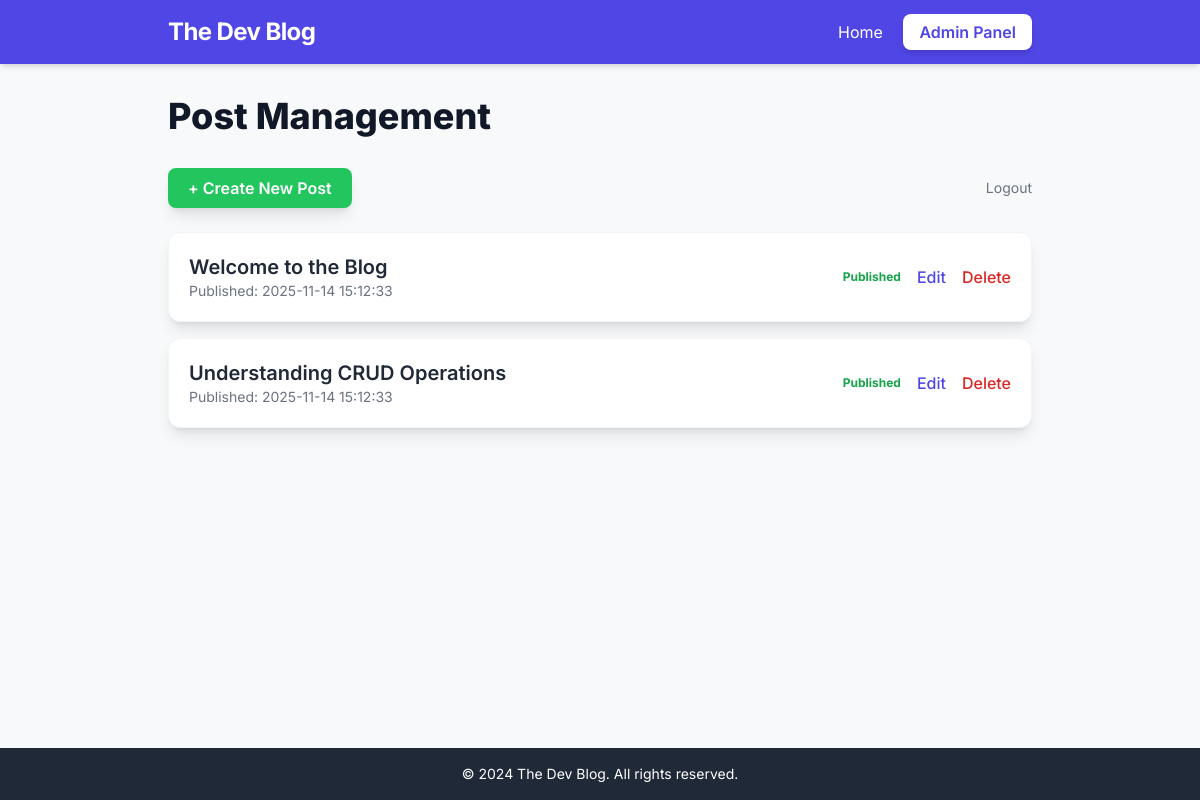
Screenshot of /index.php?mode=admin (signed in) with the database file from the repository.
### tables this page shows
CREATE TABLE posts (
    id INT AUTO_INCREMENT PRIMARY KEY,
    title VARCHAR(255) NOT NULL,
    content TEXT NOT NULL,
    author_id INT NOT NULL,  
    published_at DATETIME DEFAULT CURRENT_TIMESTAMP,
    is_published BOOLEAN DEFAULT TRUE
);

### src/index.php (the view, shortened to what this page needs)
<?php
$database = new Database();
$db = $database->getConnection();
$is_admin = isset($_SESSION['user_id']) && $_SESSION['user_role'] === 'admin';
$mode = isset($_GET['mode']) && $_GET['mode'] === 'admin' ? 'admin' : 'public';
$action = $_GET['action'] ?? 'list';
function render_header($title = "Blog Platform") {
    echo <<<HTML
<!DOCTYPE html>
<html lang="en">
<head>
    <meta charset="UTF-8">
    <meta name="viewport" content="width=device-width, initial-scale=1.0">
    <title>{$title}</title>
    <script src="https://cdn.tailwindcss.com"></script>
    <style>
        @import url('https://fonts.googleapis.com/css2?family=Inter:wght@400;600;700&display=swap');
        body { font-family: 'Inter', sans-serif; background-color: #f7f9fb; }
        /* Custom styles for the textarea/content editor */
        textarea { resize: vertical; min-height: 200px; }
    </style>
</head>
<body class="min-h-screen flex flex-col">
<header class="bg-indigo-600 shadow-md">
    <div class="max-w-4xl mx-auto px-4 py-4 flex justify-between items-center">
        <a href="index.php" class="text-2xl font-bold text-white tracking-tight">
            The Dev Blog
        </a>
        <nav>
            <a href="index.php" class="text-white hover:text-indigo-200 transition duration-150 mr-4">Home</a>
            <a href="index.php?mode=admin" class="px-4 py-2 bg-white text-indigo-600 font-semibold rounded-lg shadow-md hover:bg-gray-100 transition duration-150">
                Admin Panel
            </a>
        </nav>
    </div>
</header>
<main class="flex-grow max-w-4xl mx-auto w-full px-4 py-8">
HTML;
}
function render_footer() {
    echo <<<HTML
</main>
<footer class="bg-gray-800 text-white py-4 mt-8">
    <div class="max-w-4xl mx-auto px-4 text-center text-sm">
        &copy; 2024 The Dev Blog. All rights reserved.
    </div>
</footer>
</body>
</html>
HTML;
}
function render_admin_list($db) {
    render_header("Admin Panel - Posts");
    echo "<h2 class='text-4xl font-extrabold text-gray-900 mb-8'>Post Management</h2>";
    echo "<div class='flex justify-between items-center mb-6'>";
    echo "<a href='index.php?mode=admin&action=create' class='px-5 py-2 bg-green-500 text-white font-semibold rounded-lg shadow-lg hover:bg-green-600 transition duration-150 transform hover:scale-[1.01]'>
            + Create New Post
          </a>";
    echo "<a href='index.php?action=logout' class='text-sm text-gray-500 hover:text-red-600 transition duration-150'>Logout</a>";
    echo "</div>";
    $stmt = $db->query("SELECT id, title, published_at, is_published FROM posts ORDER BY published_at DESC");
    $posts = $stmt->fetchAll(PDO::FETCH_ASSOC);
    if (empty($posts)) {
        echo "<p class='text-gray-500 text-center py-10 border rounded-lg bg-white'>No posts found. Time to create your first one!</p>";
    } else {
        echo "<div class='space-y-4'>";
        foreach ($posts as $post) {
            $status_color = $post['is_published'] ? 'text-green-600' : 'text-yellow-600';
            $status_text = $post['is_published'] ? 'Published' : 'Draft';
            echo "<div class='bg-white p-5 rounded-xl shadow-lg flex justify-between items-center border border-gray-100'>";
            echo "<div>";
            echo "<h3 class='text-xl font-semibold text-gray-800'>{$post['title']}</h3>";
            echo "<p class='text-sm text-gray-500'>Published: {$post['published_at']}</p>";
            echo "</div>";
            echo "<div class='flex items-center space-x-4'>";
            echo "<span class='text-xs font-bold {$status_color}'>{$status_text}</span>";
            echo "<a href='index.php?mode=admin&action=edit&id={$post['id']}' class='text-indigo-600 hover:text-indigo-800 font-medium'>Edit</a>";
            echo "<a href='index.php?mode=admin&action=delete&id={$post['id']}'
                       onclick=\"return confirm('Are you sure you want to delete \'{$post['title']}\'?')\"
                       class='text-red-600 hover:text-red-800 font-medium'>Delete</a>";
            echo "</div>";
            echo "</div>";
        }
        echo "</div>";
    }
    render_footer();
}
if ($mode === 'admin' && !$is_admin) {
    render_login_form($db);
} elseif ($mode === 'admin' && $is_admin) {
    switch ($action) {
        case 'list':
        case 'update_post':
        case 'create_post':
        case 'delete':
        default:
            render_admin_list($db);
            break;
    }
} else {
    render_public_view($db);
}

### src/index.php (style rules this page uses)
body { font-family: 'Inter', sans-serif; background-color: #f7f9fb; }

### rows the page displays
posts: title "Welcome to the Blog", published_at "2025-11-14 15:12:33", is_published "Published"
posts: title "Understanding CRUD Operations", published_at "2025-11-14 15:12:33", is_published "Published"
